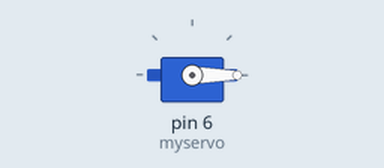
This sketch was run on a simulated Arduino Uno, built with avr-gcc and run on an emulated ATmega328P. On the bench: servo.

Above: at 0.05 s.
At 4.55 s:
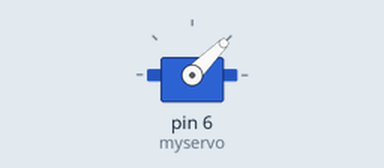
At 9.05 s:
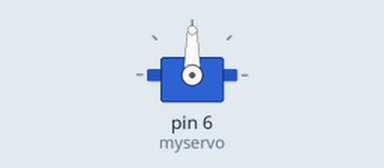
At 18.1 s:
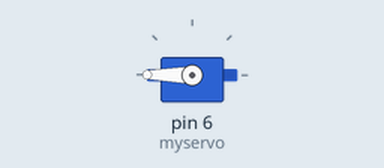
Timing chart, 0 to 19.6 s (numbered marks = the images above):
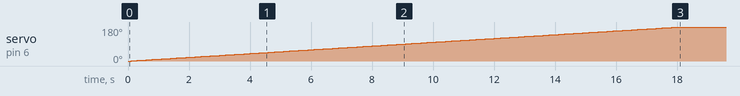

Measured:
- by itself, servo on pin 6 (myservo): moves from 0° to 180° over 17.9 s

The sketch:

pakan_ikan.ino
```cpp
#include <Servo.h>
Servo myservo;
int pos = 0;

void setup() {
  myservo.attach(6);

}

void loop() {
  for(pos = 0; pos < 380; pos+= 1) // perulangan untuk posisi 0 sampai 180 derajat

  { // step setiap 1 derajat

   myservo.write(pos); // memerintahkan servo ke posisi derajat sesuai nilai variabel pos

   delay(100); // menunggu 15 milidetik

  }

  for(pos = 380; pos>=1; pos-=1) // perulangan untuk posisi 180 sampai 0 derajat

  {

   myservo.write(pos); // memerintahkan servo ke posisi derajat sesuai nilai variabel pos

   delay(100); // menunggu 15 milidetik

  }

}
```
